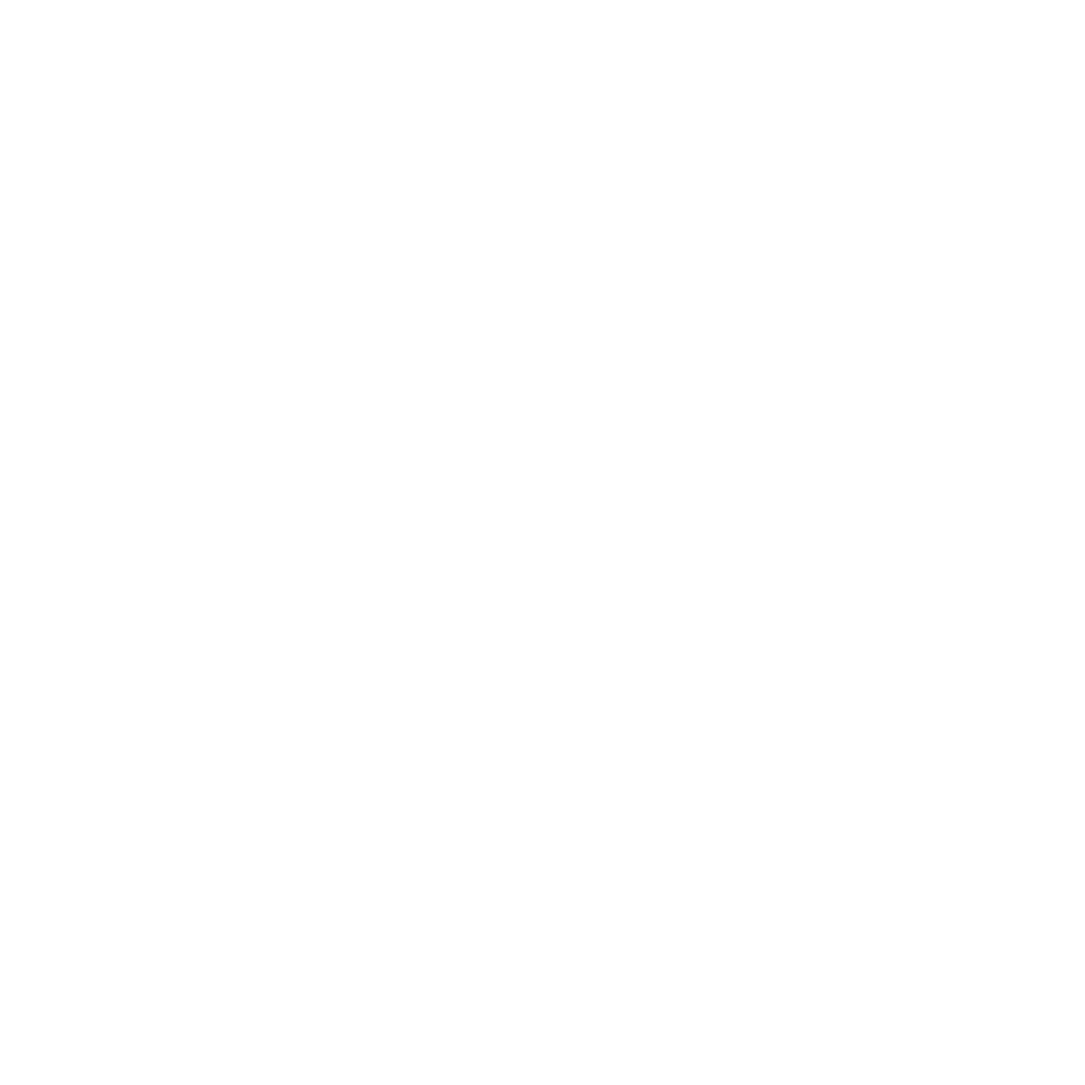
Frame 1 (no input)
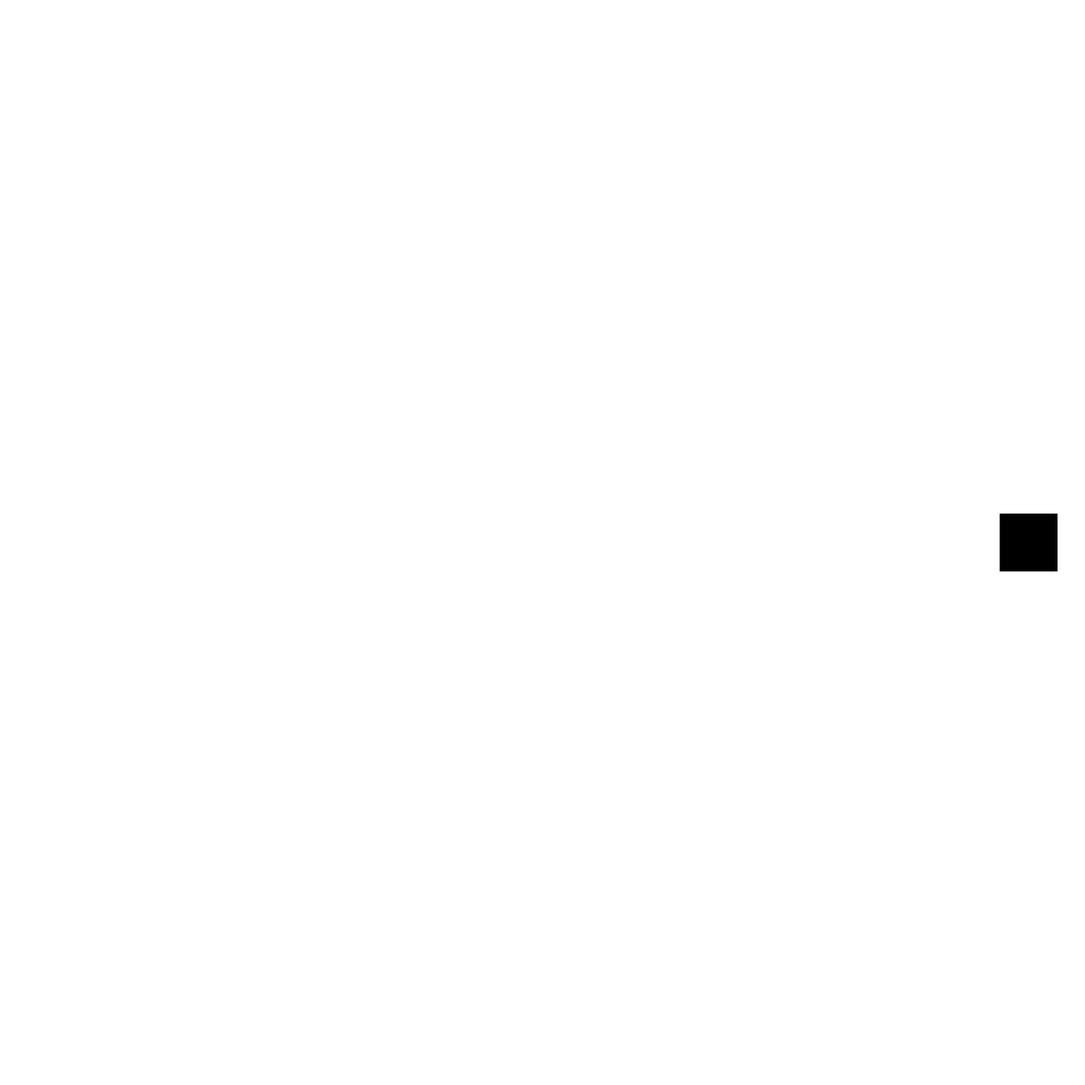
Frame 60 (the mouse pressed at the canvas centre just before this capture)
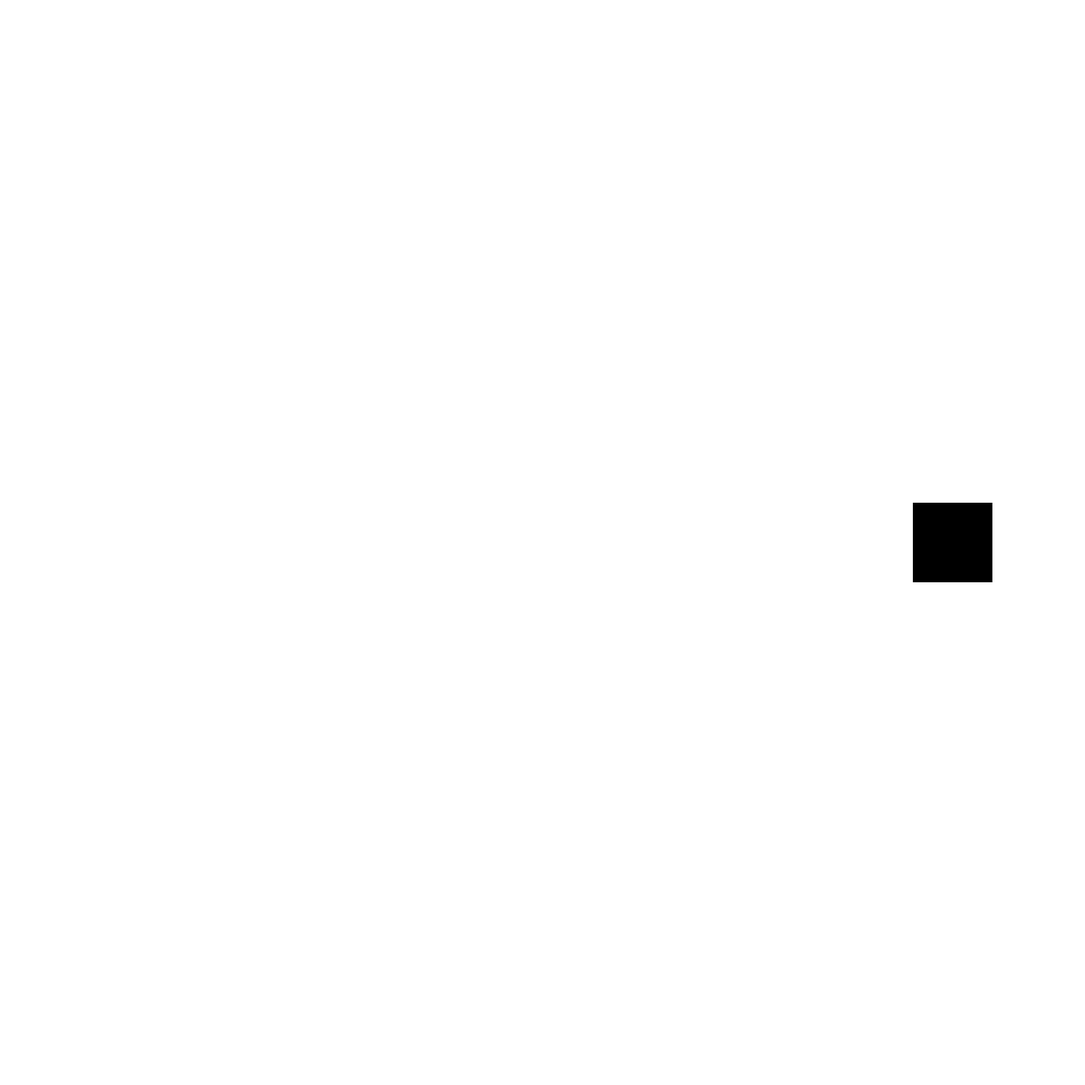
Frame 120 (the mouse held since frame 60 and released just before this capture)

The Processing sketch that drew these frames (run headless with seeded random() and noise(); from frame 60 on, the mouse is pressed at the canvas centre):

// Processing sketch: Moving_Shape
// ── Moving_Shape.pde
float x, y, w, h, cX;
boolean passedMiddle;

void setup() {
  size(1500, 1500);
  h = 50;
  w = 50;
  y = height/2 - h/2;
  x = 1500;
  passedMiddle = false;
}

void draw() {
  background(255);
  fill(0);
  rect(x, y, w, h);
  x -= 2;
  cX = width/2 - w/2;
  if (x < cX) {
    passedMiddle = true;
  }
  if (passedMiddle) {
    w -= 0.5;
    h -= 0.5;
  }
  else {
    w += 0.5;
    h += 0.5;
  }
  y = height/2 - h/2;
}
